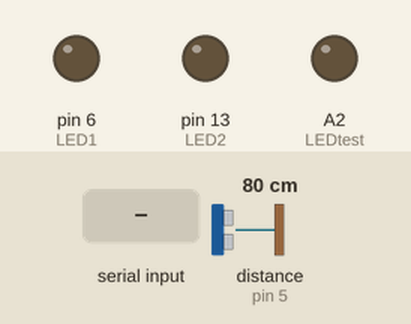
A sketch run on a simulated Arduino Uno, built with avr-gcc and run on an emulated ATmega328P. Parts: output pins drawn as LEDs (lit = HIGH). Wiring (inferred from the names in the program): ultrasonic range finder: trigger pin 4; echo pin 5. Inputs (shaded band) come from the test bench; at power-on: distance to the obstacle (sensor on pin 5) 80 cm. The echo pulse lasts 58.3 µs per cm; pins used as bus, display or sensor lines are not drawn; what the sketch prints to the serial monitor is not drawn.

Above: at 1.2 s.
1.3 s: distance to the obstacle (sensor on pin 5) set to 17 cm
2.8 s: distance to the obstacle (sensor on pin 5) set to 14 cm
At 4.5 s:
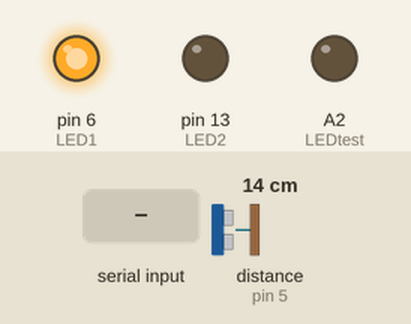
4.8 s: byte 30 received over Serial
At 5.5 s:
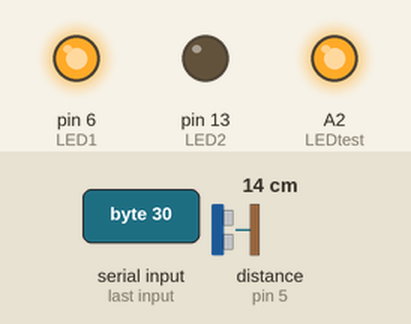
Timing chart, 0 to 7.8 s (numbered marks = the images above; inputs shaded):
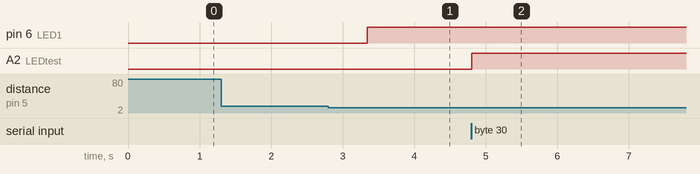

The sketch:

UltrasonidoTIMER.ino
```cpp
#include "inicializaciones.h"
#include<SoftwareSerial.h>

const int Trigger1 = 4;   //Pin digital
const int Echo1 = 5;   //Pin digital
const int Trigger2 = 12;   //Pin digital
const int Echo2 = 11;   //Pin digital
long t1; //timepo que demora en llegar el eco
long d1; //distancia en centimetros
long t2; //timepo que demora en llegar el eco
long d2; //distancia en centimetros
char restTime; //variable para controlar los eco
int contador1 = 50000; //contador para que no se sature el ultrasonido
int contador2 = 100000;
int contador = 0;
int LED1 = 6; //led para prueba
int LED2 = 13; //led para prueba
int LEDtest = A2;
byte obstaculos = 0b00000000;
int estado = 0;
byte recepcion = 0b00000000;

//SoftwareSerial BTEsclavo(10,9); //RX, TX (1-10) (0-9) en Serial M3.1

void setup() {
  Serial.begin(9600);//iniciailzamos la comunicación
  //BTEsclavo.begin(9600);
  pinMode(Trigger1, OUTPUT); //pin como salida
  pinMode(Echo1, INPUT);  //pin como entrada
  pinMode(Trigger2, OUTPUT); //pin como salida
  pinMode(Echo2, INPUT);  //pin como entrada
  digitalWrite(Trigger1, 0);//Inicializamos el pin con 0
  digitalWrite(Trigger2, 0);//Inicializamos el pin con 0
  pinMode(LED1, OUTPUT);
  pinMode(LED2, OUTPUT);
  pinMode(LEDtest, OUTPUT);
  iniTimer2(); //inicio timer 2
  iniTimer1();
  interrupts();//Habilito las interrupciones
}

void loop()
{
}

ISR(TIMER1_COMPA_vect)//Rutina interrupción Timer1, configurado a 10us
{
  if (Serial.available()){
    Serial.write(obstaculos);
    obstaculos = 0b00000000;
    estado = !estado;
    digitalWrite(LEDtest, estado);
    recepcion = Serial.read();
  }
}

ISR(TIMER2_COMPA_vect)//Rutina interrupción Timer2, configurado a 10us
{

  if (contador == 5000){ //para que no se sature agrego 50ms entre ciclos
    if (restTime = 'OFF'){ //si se debe enviar el eco
      digitalWrite(Trigger1, HIGH);
      restTime = 'ON'; //para que de un descanso de 10us antes de leer el eco
    }
    if (restTime = 'ON'){ //si se esta esperando el eco
      digitalWrite(Trigger1, LOW);
      t1 = pulseIn(Echo1, HIGH); //obtenemos el ancho del pulso
      d1 = t1/59;             //escalamos el tiempo a una distancia en cm
//      Serial.print("Distancia: ");
//      Serial.print(d1);      //Enviamos serialmente el valor de la distancia
//      Serial.print("cm");
//      Serial.println();
      //contador = 0;
      restTime = 'OFF'; //si se debe enviar el eco
      if(d1<15){
        digitalWrite(LED1, 1);
        obstaculos = obstaculos | 0b00000001;
        Serial.write(obstaculos);
      }//si la distancia es menor a 15 cm encender el LED
     if(obstaculos == 0b00000000) digitalWrite(LED1, 0);
    }
    }
//  if (contador == 10000){ //para que no se sature agrego 50ms entre ciclos
//    if (restTime = 'OFF'){ //si se debe enviar el eco
//      digitalWrite(Trigger2, HIGH);
//      restTime = 'ON'; //para que de un descanso de 10us antes de leer el eco
//    }
//    if (restTime = 'ON'){ //si se esta esperando el eco
//      digitalWrite(Trigger2, LOW);
//      t2 = pulseIn(Echo2, HIGH); //obtenemos el ancho del pulso
//      d2 = t2/59;             //escalamos el tiempo a una distancia en cm
////      Serial.print("Distancia: ");
////      Serial.print(d2);      //Enviamos serialmente el valor de la distancia
////      Serial.print("cm");
////      Serial.println();
//      contador = 0; //reinicio el contador para que al finalizar este if comience a contar 50ms
//      restTime = 'OFF'; //si se debe enviar el eco
//      if(d2<15){
//        digitalWrite(LED2, 1);
//        obstaculos = obstaculos | 0b00000010;
//        }
//      if(obstaculos == 0b00000000) digitalWrite(LED2, 0);
//    }
//  }
  contador++; //suma al contador cada vez que se genera la interrupcion
}
//
//void SendMenssage(byte mensaje){
//  BTEsclavo.write(mensaje);
//}
```

inicializaciones.h
```cpp
#define F_CPU 16000000UL // Defining the CPU Frequency

#define FREC_INTERRUPT  100000 //en Hz
#define PRE_SCALER      1UL

#include <avr/io.h>      // Contains all the I/O Register Macros
#include <util/delay.h>  // Generates a Blocking Delay
#include <avr/interrupt.h> // Contains all interrupt vectors

void iniTimer1()
{
  TCCR1A = 0;// pongo a cero el registro de control del timer2 (pagina 155)
  TCCR1B = 0;// idem para TCCR2B
  TCNT1  = 0;//valor inicial del contador en 0
  // Seteo el preescaler en 1
  TCCR1B |= (0 << CS12) | (0 << CS11) | (1 << CS10);
  //seteamos el timer1 para interrupción cada 1ms, que es el máximo tiempo que podemos alcanzar
  OCR1A = 159; // = (16MHz/(preScaler*frecuencia de Interrupción))-1
  //Modo Contador (Clear Timer on Compare Match (CTC))
  TCCR1A |= (1 << WGM12);

  // Habilito la comparación
  TIMSK1 |= (1 << OCIE1A);    //ver pagina 160
}

void iniTimer2()
{
  TCCR2A = 0;// pongo a cero el registro de control del timer2 (pagina 155)
  TCCR2B = 0;// idem para TCCR2B
  TCNT2  = 0;//valor inicial del contador en 0
  // Seteo el preescaler en 1
  TCCR2B |= (0 << CS22) | (0 << CS21) | (1 << CS20);
  //seteamos el timer2 para interrupción cada 1ms, que es el máximo tiempo que podemos alcanzar
  OCR2A = 159; // = (16MHz/(preScaler*frecuencia de Interrupción))-1
  //Modo Contador (Clear Timer on Compare Match (CTC))
  TCCR2A |= (1 << WGM21);

  // Habilito la comparación
  TIMSK2 |= (1 << OCIE2A);    //ver pagina 160
}
```

Measured:
- the behaviour switches between 16 and 15 cm on distance to the obstacle (sensor on pin 5) (found by bisection; images 0 and 1)
- after the input at 1.3 s, every drawn part: stays the same
- after the input at 2.8 s, pin 6 (LED1): LOW → HIGH after 0.54 s
- after the input at 4.8 s, A2 (LEDtest): LOW → HIGH at once
